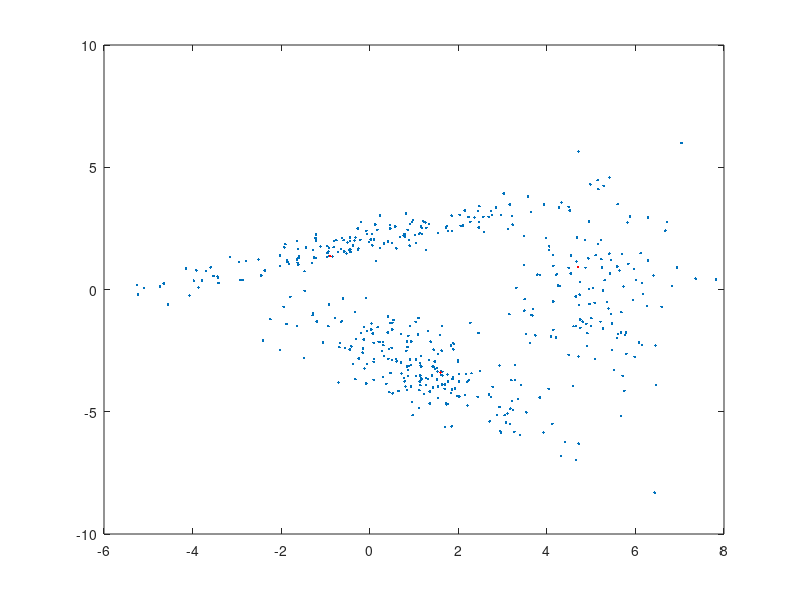

The MATLAB script that drew this image:
close all;
clear all;

load gmm_data;

% The kmean algorithm

K = 3;

[R, C] = size(X);

miu = X(:, 1:3);

X_rep = repmat(X, 3, 1);

cost_prev = 0;

while(true)

    miu_re = reshape(miu, [R * K, 1]);

    dist = (X_rep - repmat(miu_re, 1, C)).^2;

    dist = reshape(dist, [R, K * C]);

    dist = sum(dist);

    dist = reshape(dist, [K, C]);

    [val, ind] = min(dist);

    r = zeros(C, K);

    for i = 1 : C
        r(i, ind(i)) = 1;
    end
    
    % minize cost J
    cost = sum(sum(r' .* dist));

    % update the miu
    for i = 1 : K
        miu(:,i) = sum((repmat(r(:, i)', 2, 1) .* X),2) / sum(r(:,i));
    end

    abs(cost - cost_prev)
    
    if(abs(cost - cost_prev) < 1)
        break;
    end
    
    cost_prev = cost;
end

% plot the image
plot(X(1,:), X(2,:), '.');
hold on;
plot(miu(1,:), miu(2,:), 'r.');
